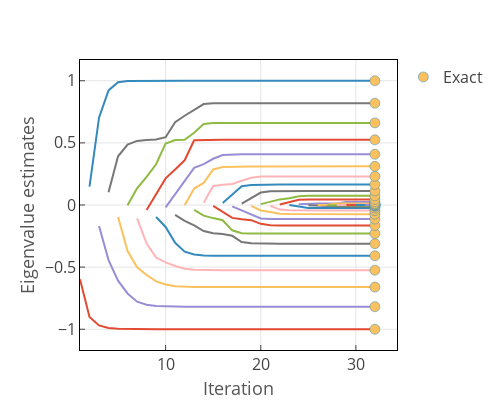

Write notebook code for a chart like this one.
### Code cell
L = zeros(n,n)
for k=1:n
    x = eig_k(Tk,k)
    sort!(x)
    for l=1:k
        if l%2 == 1
            L[l,k] = x[(l+1)>>1]
        else
            L[l,k] = x[k-(l-2)>>1]
        end
    end
end

t = Array{PlotlyJS.AbstractTrace,1}()
for k=1:n
    push!(t,scatter(x=k:n,y=L[k,k:n],mode="lines",showlegend=false))
end
push!(t,scatter(x=n*ones(n),y=D,mode="markers",name="Exact"))

p = plot(t,Layout(xaxis_title="Iteration",yaxis_title="Eigenvalue estimates",
        width=500,height=400,margin_l=80))

### Figure 1 — Plotly figure (JSON) as saved in the notebook; plotly's stock layout.template omitted (floating-point values rounded to 4 significant figures)
{"data": [{"marker": {"color": "#E24A33", "line": {"color": "#348ABD", "width": 0.5}, "size": 10}, "mode": "lines", "showlegend": false, "type": "scatter", "x": [1, 2, 3, 4, 5, 6, 7, 8, 9, 10, 11, 12, 13, 14, 15, 16, 17, 18, 19, 20, 21, 22, 23, 24, 25, 26, 27, 28, 29, 30, 31, 32], "y": [-0.5973, -0.9011, -0.969, -0.9895, -0.9966, -0.9989, -0.9997, -0.9999, -1.0, -1.0, -1.0, -1.0, -1.0, -1.0, -1.0, -1.0, -1.0, -1.0, -1.0, -1, -1.0, -1.0, -1.0, -1.0, -1.0, -1.0, -1.0, -1.0, -1.0, -1.0, -1.0, -1.0]}, {"marker": {"color": "#348ABD", "line": {"color": "#348ABD", "width": 0.5}, "size": 10}, "mode": "lines", "showlegend": false, "type": "scatter", "x": [2, 3, 4, 5, 6, 7, 8, 9, 10, 11, 12, 13, 14, 15, 16, 17, 18, 19, 20, 21, 22, 23, 24, 25, 26, 27, 28, 29, 30, 31, 32], "y": [0.1473, 0.7025, 0.9223, 0.9879, 0.9987, 0.9999, 1.0, 1.0, 1.0, 1.0, 1.0, 1.0, 1.0, 1.0, 1.0, 1.0, 1.0, 1.0, 1.0, 1.0, 1.0, 1.0, 1.0, 1.0, 1.0, 1.0, 1.0, 1.0, 1.0, 1.0, 1.0]}, {"marker": {"color": "#988ED5", "line": {"color": "#348ABD", "width": 0.5}, "size": 10}, "mode": "lines", "showlegend": false, "type": "scatter", "x": [3, 4, 5, 6, 7, 8, 9, 10, 11, 12, 13, 14, 15, 16, 17, 18, 19, 20, 21, 22, 23, 24, 25, 26, 27, 28, 29, 30, 31, 32], "y": [-0.1682, -0.4435, -0.6094, -0.7119, -0.7784, -0.8028, -0.8137, -0.8172, -0.8184, -0.8186, -0.8187, -0.8187, -0.8187, -0.8187, -0.8187, -0.8187, -0.8187, -0.8187, -0.8187, -0.8187, -0.8187, -0.8187, -0.8187, -0.8187, -0.8187, -0.8187, -0.8187, -0.8187, -0.8187, -0.8187]}, {"marker": {"color": "#777777", "line": {"color": "#348ABD", "width": 0.5}, "size": 10}, "mode": "lines", "showlegend": false, "type": "scatter", "x": [4, 5, 6, 7, 8, 9, 10, 11, 12, 13, 14, 15, 16, 17, 18, 19, 20, 21, 22, 23, 24, 25, 26, 27, 28, 29, 30, 31, 32], "y": [0.1016, 0.3922, 0.4868, 0.5157, 0.5233, 0.5272, 0.5456, 0.6662, 0.7181, 0.7682, 0.8123, 0.8183, 0.8187, 0.8187, 0.8187, 0.8187, 0.8187, 0.8187, 0.8187, 0.8187, 0.8187, 0.8187, 0.8187, 0.8187, 0.8187, 0.8187, 0.8187, 0.8187, 0.8187]}, {"marker": {"color": "#FBC15E", "line": {"color": "#348ABD", "width": 0.5}, "size": 10}, "mode": "lines", "showlegend": false, "type": "scatter", "x": [5, 6, 7, 8, 9, 10, 11, 12, 13, 14, 15, 16, 17, 18, 19, 20, 21, 22, 23, 24, 25, 26, 27, 28, 29, 30, 31, 32], "y": [-0.09664, -0.371, -0.5019, -0.5633, -0.6143, -0.6394, -0.653, -0.6589, -0.6604, -0.6607, -0.6607, -0.6607, -0.6607, -0.6607, -0.6607, -0.6607, -0.6607, -0.6607, -0.6607, -0.6607, -0.6607, -0.6607, -0.6607, -0.6607, -0.6607, -0.6607, -0.6607, -0.6607]}, {"marker": {"color": "#8EBA42", "line": {"color": "#348ABD", "width": 0.5}, "size": 10}, "mode": "lines", "showlegend": false, "type": "scatter", "x": [6, 7, 8, 9, 10, 11, 12, 13, 14, 15, 16, 17, 18, 19, 20, 21, 22, 23, 24, 25, 26, 27, 28, 29, 30, 31, 32], "y": [-0.001091, 0.1345, 0.2262, 0.3278, 0.4955, 0.5231, 0.5256, 0.5811, 0.6512, 0.6597, 0.6606, 0.6607, 0.6607, 0.6607, 0.6607, 0.6607, 0.6607, 0.6607, 0.6607, 0.6607, 0.6607, 0.6607, 0.6607, 0.6607, 0.6607, 0.6607, 0.6607]}, {"marker": {"color": "#FFB5B8", "line": {"color": "#348ABD", "width": 0.5}, "size": 10}, "mode": "lines", "showlegend": false, "type": "scatter", "x": [7, 8, 9, 10, 11, 12, 13, 14, 15, 16, 17, 18, 19, 20, 21, 22, 23, 24, 25, 26, 27, 28, 29, 30, 31, 32], "y": [-0.1069, -0.3108, -0.4227, -0.462, -0.491, -0.5129, -0.5215, -0.5242, -0.5245, -0.5245, -0.5245, -0.5245, -0.5245, -0.5245, -0.5245, -0.5245, -0.5245, -0.5245, -0.5245, -0.5245, -0.5245, -0.5245, -0.5245, -0.5245, -0.5245, -0.5245]}, {"marker": {"color": "#E24A33", "line": {"color": "#348ABD", "width": 0.5}, "size": 10}, "mode": "lines", "showlegend": false, "type": "scatter", "x": [8, 9, 10, 11, 12, 13, 14, 15, 16, 17, 18, 19, 20, 21, 22, 23, 24, 25, 26, 27, 28, 29, 30, 31, 32], "y": [-0.04105, 0.0904, 0.2142, 0.2851, 0.3599, 0.521, 0.524, 0.5244, 0.5245, 0.5245, 0.5245, 0.5245, 0.5245, 0.5245, 0.5245, 0.5245, 0.5245, 0.5245, 0.5245, 0.5245, 0.5245, 0.5245, 0.5245, 0.5245, 0.5245]}, {"marker": {"color": "#348ABD", "line": {"color": "#348ABD", "width": 0.5}, "size": 10}, "mode": "lines", "showlegend": false, "type": "scatter", "x": [9, 10, 11, 12, 13, 14, 15, 16, 17, 18, 19, 20, 21, 22, 23, 24, 25, 26, 27, 28, 29, 30, 31, 32], "y": [-0.0962, -0.1768, -0.3046, -0.376, -0.398, -0.4067, -0.4082, -0.4083, -0.4084, -0.4084, -0.4084, -0.4084, -0.4084, -0.4084, -0.4084, -0.4084, -0.4084, -0.4084, -0.4084, -0.4084, -0.4084, -0.4084, -0.4084, -0.4084]}, {"marker": {"color": "#988ED5", "line": {"color": "#348ABD", "width": 0.5}, "size": 10}, "mode": "lines", "showlegend": false, "type": "scatter", "x": [10, 11, 12, 13, 14, 15, 16, 17, 18, 19, 20, 21, 22, 23, 24, 25, 26, 27, 28, 29, 30, 31, 32], "y": [-0.01894, 0.08727, 0.1898, 0.2983, 0.3289, 0.372, 0.402, 0.407, 0.4082, 0.4084, 0.4084, 0.4084, 0.4084, 0.4084, 0.4084, 0.4084, 0.4084, 0.4084, 0.4084, 0.4084, 0.4084, 0.4084, 0.4084]}, {"marker": {"color": "#777777", "line": {"color": "#348ABD", "width": 0.5}, "size": 10}, "mode": "lines", "showlegend": false, "type": "scatter", "x": [11, 12, 13, 14, 15, 16, 17, 18, 19, 20, 21, 22, 23, 24, 25, 26, 27, 28, 29, 30, 31, 32], "y": [-0.07983, -0.1271, -0.1636, -0.2094, -0.2276, -0.2337, -0.2479, -0.2981, -0.3086, -0.3107, -0.3109, -0.3109, -0.3109, -0.3109, -0.3109, -0.3109, -0.3109, -0.3109, -0.3109, -0.3109, -0.3109, -0.3109]}, {"marker": {"color": "#FBC15E", "line": {"color": "#348ABD", "width": 0.5}, "size": 10}, "mode": "lines", "showlegend": false, "type": "scatter", "x": [12, 13, 14, 15, 16, 17, 18, 19, 20, 21, 22, 23, 24, 25, 26, 27, 28, 29, 30, 31, 32], "y": [-0.002658, 0.1324, 0.1777, 0.2859, 0.3058, 0.3089, 0.3104, 0.3108, 0.3109, 0.3109, 0.3109, 0.3109, 0.3109, 0.3109, 0.3109, 0.3109, 0.3109, 0.3109, 0.3109, 0.3109, 0.3109]}, {"marker": {"color": "#8EBA42", "line": {"color": "#348ABD", "width": 0.5}, "size": 10}, "mode": "lines", "showlegend": false, "type": "scatter", "x": [13, 14, 15, 16, 17, 18, 19, 20, 21, 22, 23, 24, 25, 26, 27, 28, 29, 30, 31, 32], "y": [-0.0393, -0.08563, -0.1054, -0.1228, -0.2038, -0.2278, -0.2294, -0.2301, -0.2302, -0.2302, -0.2302, -0.2302, -0.2302, -0.2302, -0.2302, -0.2302, -0.2302, -0.2302, -0.2302, -0.2302]}, {"marker": {"color": "#FFB5B8", "line": {"color": "#348ABD", "width": 0.5}, "size": 10}, "mode": "lines", "showlegend": false, "type": "scatter", "x": [14, 15, 16, 17, 18, 19, 20, 21, 22, 23, 24, 25, 26, 27, 28, 29, 30, 31, 32], "y": [0.01845, 0.1528, 0.1635, 0.1698, 0.195, 0.2199, 0.2292, 0.2302, 0.2302, 0.2302, 0.2302, 0.2302, 0.2302, 0.2302, 0.2302, 0.2302, 0.2302, 0.2302, 0.2302]}, {"marker": {"color": "#E24A33", "line": {"color": "#348ABD", "width": 0.5}, "size": 10}, "mode": "lines", "showlegend": false, "type": "scatter", "x": [15, 16, 17, 18, 19, 20, 21, 22, 23, 24, 25, 26, 27, 28, 29, 30, 31, 32], "y": [-0.006771, -0.05465, -0.1037, -0.1142, -0.1218, -0.1516, -0.1633, -0.1648, -0.1649, -0.1649, -0.1649, -0.1649, -0.1649, -0.1649, -0.1649, -0.1649, -0.1649, -0.1649]}, {"marker": {"color": "#348ABD", "line": {"color": "#348ABD", "width": 0.5}, "size": 10}, "mode": "lines", "showlegend": false, "type": "scatter", "x": [16, 17, 18, 19, 20, 21, 22, 23, 24, 25, 26, 27, 28, 29, 30, 31, 32], "y": [0.01554, 0.08383, 0.1513, 0.1608, 0.1642, 0.1648, 0.1649, 0.1649, 0.1649, 0.1649, 0.1649, 0.1649, 0.1649, 0.1649, 0.1649, 0.1649, 0.1649]}, {"marker": {"color": "#988ED5", "line": {"color": "#348ABD", "width": 0.5}, "size": 10}, "mode": "lines", "showlegend": false, "type": "scatter", "x": [17, 18, 19, 20, 21, 22, 23, 24, 25, 26, 27, 28, 29, 30, 31, 32], "y": [-0.01094, -0.0451, -0.07752, -0.1088, -0.1123, -0.1132, -0.1133, -0.1133, -0.1133, -0.1133, -0.1133, -0.1133, -0.1133, -0.1133, -0.1133, -0.1133]}, {"marker": {"color": "#777777", "line": {"color": "#348ABD", "width": 0.5}, "size": 10}, "mode": "lines", "showlegend": false, "type": "scatter", "x": [18, 19, 20, 21, 22, 23, 24, 25, 26, 27, 28, 29, 30, 31, 32], "y": [0.01201, 0.0575, 0.1003, 0.1109, 0.113, 0.1132, 0.1133, 0.1133, 0.1133, 0.1133, 0.1133, 0.1133, 0.1133, 0.1133, 0.1133]}, {"marker": {"color": "#FBC15E", "line": {"color": "#348ABD", "width": 0.5}, "size": 10}, "mode": "lines", "showlegend": false, "type": "scatter", "x": [19, 20, 21, 22, 23, 24, 25, 26, 27, 28, 29, 30, 31, 32], "y": [-0.006755, -0.04386, -0.05676, -0.06951, -0.07299, -0.07367, -0.07375, -0.07375, -0.07375, -0.07375, -0.07375, -0.07375, -0.07375, -0.07375]}, {"marker": {"color": "#8EBA42", "line": {"color": "#348ABD", "width": 0.5}, "size": 10}, "mode": "lines", "showlegend": false, "type": "scatter", "x": [20, 21, 22, 23, 24, 25, 26, 27, 28, 29, 30, 31, 32], "y": [0.007129, 0.02624, 0.04516, 0.05429, 0.0706, 0.07374, 0.07375, 0.07375, 0.07375, 0.07375, 0.07375, 0.07375, 0.07375]}, {"marker": {"color": "#FFB5B8", "line": {"color": "#348ABD", "width": 0.5}, "size": 10}, "mode": "lines", "showlegend": false, "type": "scatter", "x": [21, 22, 23, 24, 25, 26, 27, 28, 29, 30, 31, 32], "y": [-0.005768, -0.03708, -0.04231, -0.04406, -0.04467, -0.04468, -0.04468, -0.04468, -0.04468, -0.04468, -0.04468, -0.04468]}, {"marker": {"color": "#E24A33", "line": {"color": "#348ABD", "width": 0.5}, "size": 10}, "mode": "lines", "showlegend": false, "type": "scatter", "x": [22, 23, 24, 25, 26, 27, 28, 29, 30, 31, 32], "y": [0.003748, 0.0228, 0.04262, 0.04466, 0.04468, 0.04468, 0.04468, 0.04468, 0.04468, 0.04468, 0.04468]}, {"marker": {"color": "#348ABD", "line": {"color": "#348ABD", "width": 0.5}, "size": 10}, "mode": "lines", "showlegend": false, "type": "scatter", "x": [23, 24, 25, 26, 27, 28, 29, 30, 31, 32], "y": [2.652e-05, -0.0103, -0.02392, -0.02442, -0.02447, -0.02447, -0.02447, -0.02447, -0.02447, -0.02447]}, {"marker": {"color": "#988ED5", "line": {"color": "#348ABD", "width": 0.5}, "size": 10}, "mode": "lines", "showlegend": false, "type": "scatter", "x": [24, 25, 26, 27, 28, 29, 30, 31, 32], "y": [0.006168, 0.01116, 0.01146, 0.01151, 0.01189, 0.02435, 0.02447, 0.02447, 0.02447]}, {"marker": {"color": "#777777", "line": {"color": "#348ABD", "width": 0.5}, "size": 10}, "mode": "lines", "showlegend": false, "type": "scatter", "x": [25, 26, 27, 28, 29, 30, 31, 32], "y": [-0.001099, -0.005374, -0.009753, -0.01089, -0.0115, -0.01151, -0.01151, -0.01151]}, {"marker": {"color": "#FBC15E", "line": {"color": "#348ABD", "width": 0.5}, "size": 10}, "mode": "lines", "showlegend": false, "type": "scatter", "x": [26, 27, 28, 29, 30, 31, 32], "y": [-6.98e-05, 0.002227, 0.01117, 0.01151, 0.01151, 0.01151, 0.01151]}, {"marker": {"color": "#8EBA42", "line": {"color": "#348ABD", "width": 0.5}, "size": 10}, "mode": "lines", "showlegend": false, "type": "scatter", "x": [27, 28, 29, 30, 31, 32], "y": [-0.001471, -0.002339, -0.004004, -0.004192, -0.004196, -0.004196]}, {"marker": {"color": "#FFB5B8", "line": {"color": "#348ABD", "width": 0.5}, "size": 10}, "mode": "lines", "showlegend": false, "type": "scatter", "x": [28, 29, 30, 31, 32], "y": [0.0008288, 0.003902, 0.004189, 0.004196, 0.004196]}, {"marker": {"color": "#E24A33", "line": {"color": "#348ABD", "width": 0.5}, "size": 10}, "mode": "lines", "showlegend": false, "type": "scatter", "x": [29, 30, 31, 32], "y": [-0.0004575, -0.000821, -0.0009063, -0.0009063]}, {"marker": {"color": "#348ABD", "line": {"color": "#348ABD", "width": 0.5}, "size": 10}, "mode": "lines", "showlegend": false, "type": "scatter", "x": [30, 31, 32], "y": [0.0004965, 0.0009062, 0.0009063]}, {"marker": {"color": "#988ED5", "line": {"color": "#348ABD", "width": 0.5}, "size": 10}, "mode": "lines", "showlegend": false, "type": "scatter", "x": [31, 32], "y": [-3.137e-05, -3.357e-05]}, {"marker": {"color": "#777777", "line": {"color": "#348ABD", "width": 0.5}, "size": 10}, "mode": "lines", "showlegend": false, "type": "scatter", "x": [32], "y": [3.357e-05]}, {"marker": {"color": "#FBC15E", "line": {"color": "#348ABD", "width": 0.5}, "size": 10}, "mode": "markers", "name": "Exact", "type": "scatter", "x": [32, 32, 32, 32, 32, 32, 32, 32, 32, 32, 32, 32, 32, 32, 32, 32, 32, 32, 32, 32, 32, 32, 32, 32, 32, 32, 32, 32, 32, 32, 32, 32], "y": [-1.0, -0.8187, -0.6607, -0.5245, -0.4084, -0.3109, -0.2302, -0.1649, -0.1133, -0.07375, -0.04468, -0.02447, -0.01151, -0.004196, -0.0009063, -3.357e-05, 3.357e-05, 0.0009063, 0.004196, 0.01151, 0.02447, 0.04468, 0.07375, 0.1133, 0.1649, 0.2302, 0.3109, 0.4084, 0.5245, 0.6607, 0.8187, 1.0]}], "layout": {"font": {"size": 16}, "height": 400, "margin": {"b": 50, "l": 80, "r": 50, "t": 60}, "titlefont": {"size": 18}, "width": 500, "xaxis": {"gridcolor": "#E5E5E5", "linecolor": "black", "linewidth": 1, "mirror": true, "showgrid": true, "ticks": "inside", "title": "Iteration", "titlefont": {"color": "#555555", "size": 18}, "zeroline": false}, "yaxis": {"gridcolor": "#E5E5E5", "linecolor": "black", "linewidth": 1, "mirror": true, "showgrid": true, "ticks": "inside", "title": "Eigenvalue estimates", "titlefont": {"color": "#555555", "size": 18}, "zeroline": false}}}
